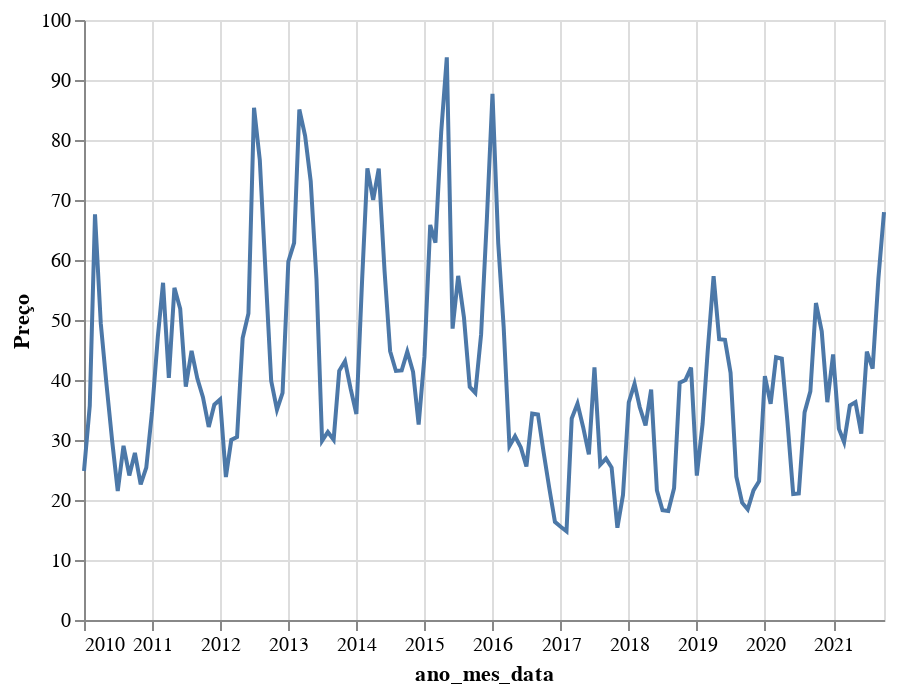

The notebook cell saved with this chart:
### Code cell
alt.Chart(ital_atac).mark_line().encode(
    x = 'ano_mes_data:T',
    y = 'Preço:Q'
)

### Figure 1 — Vega-Lite specification as saved in the notebook (floating-point values rounded to 4 significant figures; data arrays with more than 128 entries replaced by an {"elided": "..."} marker saying what was removed)
{"config": {"view": {"continuousWidth": 400, "continuousHeight": 300}}, "data": {"name": "data-f584eae6467c7d451f2b095f52fb6cc2"}, "mark": "line", "encoding": {"x": {"type": "temporal", "field": "ano_mes_data"}, "y": {"type": "quantitative", "field": "Preço"}}, "$schema": "https://vega.github.io/schema/vega-lite/v4.8.1.json", "datasets": {"data-f584eae6467c7d451f2b095f52fb6cc2": {"elided": "142 records"}}}
